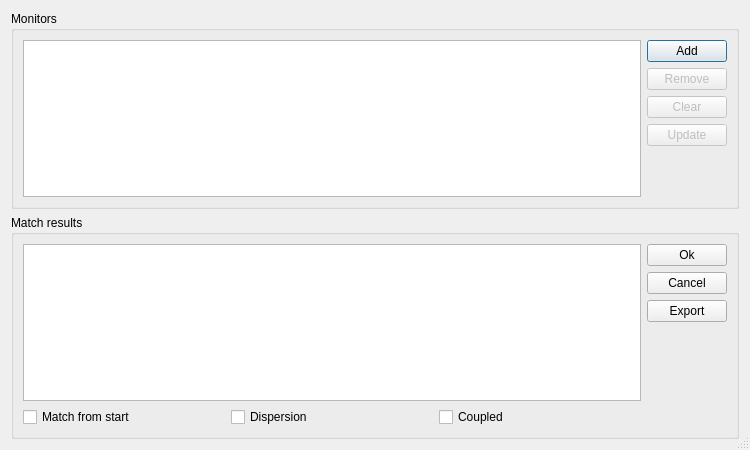
<?xml version="1.0" encoding="UTF-8"?>
<ui version="4.0">
 <class>Dialog</class>
 <widget class="QDialog" name="Dialog">
  <property name="geometry">
   <rect>
    <x>0</x>
    <y>0</y>
    <width>750</width>
    <height>450</height>
   </rect>
  </property>
  <property name="windowTitle">
   <string>Emittance measurement</string>
  </property>
  <property name="sizeGripEnabled">
   <bool>true</bool>
  </property>
  <layout class="QVBoxLayout">
   <item>
    <widget class="QGroupBox">
     <property name="title">
      <string>Monitors</string>
     </property>
     <layout class="QHBoxLayout">
      <item>
       <widget class="TableView" name="mtab"/>
      </item>
      <item>
       <layout class="QVBoxLayout">
        <item>
         <widget class="QPushButton" name="button_add_monitor">
          <property name="text">
           <string>Add</string>
          </property>
         </widget>
        </item>
        <item>
         <widget class="QPushButton" name="button_remove_monitor">
          <property name="enabled">
           <bool>false</bool>
          </property>
          <property name="text">
           <string>Remove</string>
          </property>
         </widget>
        </item>
        <item>
         <widget class="QPushButton" name="button_clear_monitor">
          <property name="enabled">
           <bool>false</bool>
          </property>
          <property name="text">
           <string>Clear</string>
          </property>
         </widget>
        </item>
        <item>
         <widget class="QPushButton" name="button_update_monitor">
          <property name="enabled">
           <bool>false</bool>
          </property>
          <property name="text">
           <string>Update</string>
          </property>
         </widget>
        </item>
        <item>
         <spacer>
          <property name="orientation">
           <enum>Qt::Vertical</enum>
          </property>
          <property name="sizeHint" stdset="0">
           <size>
            <width>20</width>
            <height>40</height>
           </size>
          </property>
         </spacer>
        </item>
       </layout>
      </item>
     </layout>
    </widget>
   </item>
   <item>
    <widget class="QGroupBox">
     <property name="title">
      <string>Match results</string>
     </property>
     <layout class="QGridLayout">
      <item row="0" column="0">
       <widget class="TableView" name="rtab"/>
      </item>
      <item row="0" column="1">
       <layout class="QVBoxLayout">
        <item>
         <widget class="QPushButton" name="button_ok">
          <property name="text">
           <string>Ok</string>
          </property>
         </widget>
        </item>
        <item>
         <widget class="QPushButton" name="button_cancel">
          <property name="text">
           <string>Cancel</string>
          </property>
         </widget>
        </item>
        <item>
         <widget class="QPushButton" name="button_export">
          <property name="text">
           <string>Export</string>
          </property>
         </widget>
        </item>
        <item>
         <spacer>
          <property name="orientation">
           <enum>Qt::Vertical</enum>
          </property>
          <property name="sizeHint" stdset="0">
           <size>
            <width>20</width>
            <height>40</height>
           </size>
          </property>
         </spacer>
        </item>
       </layout>
      </item>
      <item row="1" column="0">
       <layout class="QHBoxLayout">
        <item>
         <widget class="QCheckBox" name="long_transfer">
          <property name="text">
           <string>Match from start</string>
          </property>
         </widget>
        </item>
        <item>
         <widget class="QCheckBox" name="use_dispersion">
          <property name="text">
           <string>Dispersion</string>
          </property>
         </widget>
        </item>
        <item>
         <widget class="QCheckBox" name="respect_coupling">
          <property name="text">
           <string>Coupled</string>
          </property>
         </widget>
        </item>
       </layout>
      </item>
     </layout>
    </widget>
   </item>
  </layout>
 </widget>
 <customwidgets>
  <customwidget>
   <class>TableView</class>
   <extends>QTableView</extends>
   <header>madgui/widget/tableview.h</header>
  </customwidget>
 </customwidgets>
 <resources/>
 <connections/>
</ui>
